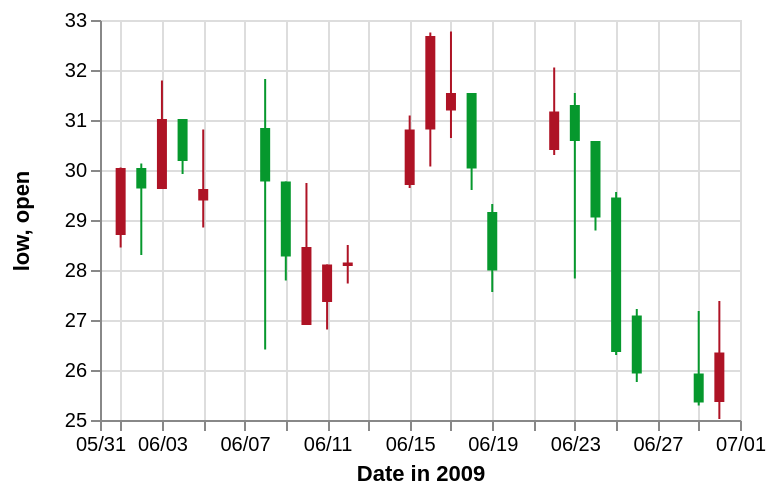

Specify this chart in Vega-Lite:
### Vega specification from a JSON file in a GitHub repository (floating-point values rounded to 4 significant figures)
{"$schema": "https://vega.github.io/schema/vega/v3.0.json", "description": "A candlestick chart inspired from Protovis(http://mbostock.github.io/protovis/ex/candlestick.html)", "autosize": "pad", "padding": 5, "width": 320, "height": 200, "style": "cell", "data": [{"name": "source_0", "values": [{"date": "01-Jun-2009", "open": 28.7, "high": 30.05, "low": 28.45, "close": 30.04, "signal": "short", "ret": -4.894}, {"date": "02-Jun-2009", "open": 30.04, "high": 30.13, "low": 28.3, "close": 29.63, "signal": "short", "ret": -0.3226}, {"date": "03-Jun-2009", "open": 29.62, "high": 31.79, "low": 29.62, "close": 31.02, "signal": "short", "ret": 3.687}, {"date": "04-Jun-2009", "open": 31.02, "high": 31.02, "low": 29.92, "close": 30.18, "signal": "short", "ret": 4.51}, {"date": "05-Jun-2009", "open": 29.39, "high": 30.81, "low": 28.85, "close": 29.62, "signal": "short", "ret": 6.084}, {"date": "08-Jun-2009", "open": 30.84, "high": 31.82, "low": 26.41, "close": 29.77, "signal": "short", "ret": 1.254}, {"date": "09-Jun-2009", "open": 29.77, "high": 29.77, "low": 27.79, "close": 28.27, "signal": "short", "ret": -5.024}, {"date": "10-Jun-2009", "open": 26.9, "high": 29.74, "low": 26.9, "close": 28.46, "signal": "short", "ret": -5.466}, {"date": "11-Jun-2009", "open": 27.36, "high": 28.11, "low": 26.81, "close": 28.11, "signal": "short", "ret": -8.374}, {"date": "12-Jun-2009", "open": 28.08, "high": 28.5, "low": 27.73, "close": 28.15, "signal": "short", "ret": -5.528}, {"date": "15-Jun-2009", "open": 29.7, "high": 31.09, "low": 29.64, "close": 30.81, "signal": "long", "ret": 3.492}, {"date": "16-Jun-2009", "open": 30.81, "high": 32.75, "low": 30.07, "close": 32.68, "signal": "short", "ret": 0.155}, {"date": "17-Jun-2009", "open": 31.19, "high": 32.77, "low": 30.64, "close": 31.54, "signal": "short", "ret": 5.828}, {"date": "18-Jun-2009", "open": 31.54, "high": 31.54, "low": 29.6, "close": 30.03, "signal": "short", "ret": 8.176}, {"date": "19-Jun-2009", "open": 29.16, "high": 29.32, "low": 27.56, "close": 27.99, "signal": "short", "ret": 8.599}, {"date": "22-Jun-2009", "open": 30.4, "high": 32.05, "low": 30.3, "close": 31.17, "signal": "short", "ret": 15.49}, {"date": "23-Jun-2009", "open": 31.3, "high": 31.54, "low": 27.83, "close": 30.58, "signal": "short", "ret": 11.74}, {"date": "24-Jun-2009", "open": 30.58, "high": 30.58, "low": 28.79, "close": 29.05, "signal": "long", "ret": -10.42}, {"date": "25-Jun-2009", "open": 29.45, "high": 29.56, "low": 26.3, "close": 26.36, "signal": "long", "ret": 0}, {"date": "26-Jun-2009", "open": 27.09, "high": 27.22, "low": 25.76, "close": 25.93, "signal": "long", "ret": 0}, {"date": "29-Jun-2009", "open": 25.93, "high": 27.18, "low": 25.29, "close": 25.35, "signal": "long", "ret": 5.263}, {"date": "30-Jun-2009", "open": 25.36, "high": 27.38, "low": 25.02, "close": 26.35, "signal": "long", "ret": 6.738}]}, {"name": "data_0", "source": "source_0", "transform": [{"type": "formula", "expr": "datum.open > datum.close", "as": "isIncrease"}]}, {"name": "data_1", "source": "data_0", "transform": [{"type": "formula", "expr": "toDate(datum[\"date\"])", "as": "date"}, {"type": "formula", "expr": "toNumber(datum[\"low\"])", "as": "low"}, {"type": "formula", "expr": "toNumber(datum[\"high\"])", "as": "high"}, {"type": "formula", "as": "yearmonthdate_date", "expr": "datetime(year(datum[\"date\"]), month(datum[\"date\"]), date(datum[\"date\"]), 0, 0, 0, 0)"}, {"type": "filter", "expr": "datum[\"yearmonthdate_date\"] !== null && !isNaN(datum[\"yearmonthdate_date\"]) && datum[\"low\"] !== null && !isNaN(datum[\"low\"])"}]}, {"name": "data_2", "source": "data_0", "transform": [{"type": "formula", "expr": "toDate(datum[\"date\"])", "as": "date"}, {"type": "formula", "expr": "toNumber(datum[\"open\"])", "as": "open"}, {"type": "formula", "expr": "toNumber(datum[\"close\"])", "as": "close"}, {"type": "formula", "as": "yearmonthdate_date", "expr": "datetime(year(datum[\"date\"]), month(datum[\"date\"]), date(datum[\"date\"]), 0, 0, 0, 0)"}, {"type": "filter", "expr": "datum[\"yearmonthdate_date\"] !== null && !isNaN(datum[\"yearmonthdate_date\"]) && datum[\"open\"] !== null && !isNaN(datum[\"open\"])"}]}], "marks": [{"name": "layer_0_marks", "type": "rule", "style": ["rule"], "from": {"data": "data_1"}, "encode": {"update": {"x": {"scale": "x", "field": "yearmonthdate_date"}, "y": {"scale": "y", "field": "low"}, "y2": {"scale": "y", "field": "high"}, "stroke": {"scale": "color", "field": "isIncrease"}}}}, {"name": "layer_1_marks", "type": "rect", "style": ["bar"], "from": {"data": "data_2"}, "encode": {"update": {"xc": {"scale": "x", "field": "yearmonthdate_date"}, "width": {"value": 5}, "y": {"scale": "y", "field": "open"}, "y2": {"scale": "y", "field": "close"}, "fill": {"scale": "color", "field": "isIncrease"}}}}], "scales": [{"name": "x", "type": "time", "domain": {"fields": [{"signal": "{data: datetime(2009, 4, 31, 0, 0, 0, 0)}"}, {"signal": "{data: datetime(2009, 6, 1, 0, 0, 0, 0)}"}, {"data": "data_2", "field": "yearmonthdate_date"}], "sort": true}, "range": [0, {"signal": "width"}]}, {"name": "y", "type": "linear", "domain": {"fields": [{"data": "data_1", "field": "low"}, {"data": "data_1", "field": "high"}, {"data": "data_2", "field": "open"}, {"data": "data_2", "field": "close"}], "sort": true}, "range": [{"signal": "height"}, 0], "zero": false, "nice": true}, {"name": "color", "type": "ordinal", "domain": {"fields": [{"data": "data_1", "field": "isIncrease"}, {"data": "data_2", "field": "isIncrease"}], "sort": true}, "range": ["#ae1325", "#06982d"]}], "axes": [{"title": "Date in 2009", "scale": "x", "orient": "bottom", "labelOverlap": true, "tickCount": {"signal": "ceil(width/25)"}, "zindex": 1, "encode": {"labels": {"update": {"text": {"signal": "timeFormat(datum.value, '%m/%d')"}}}}}, {"scale": "x", "orient": "bottom", "domain": false, "grid": true, "labels": false, "maxExtent": 0, "minExtent": 0, "tickCount": {"signal": "ceil(width/25)"}, "ticks": false, "zindex": 0, "gridScale": "y"}, {"scale": "y", "orient": "left", "labelOverlap": true, "tickCount": {"signal": "ceil(height/25)"}, "title": "low, open", "zindex": 1}, {"scale": "y", "orient": "left", "domain": false, "grid": true, "labels": false, "maxExtent": 0, "minExtent": 0, "tickCount": {"signal": "ceil(height/25)"}, "ticks": false, "zindex": 0, "gridScale": "x"}], "config": {"axisY": {"minExtent": 30}}}
